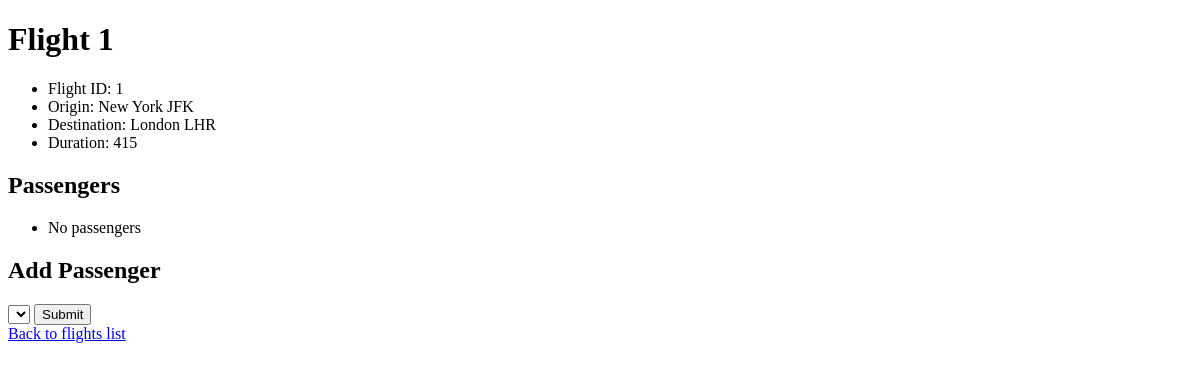
The page /flights/1 on the database as committed earlier.
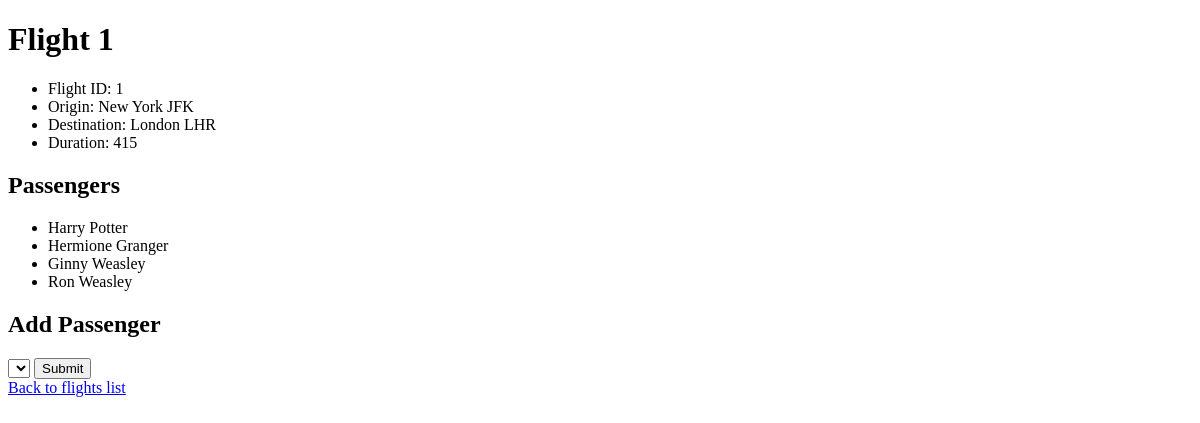
The same page on the database as committed later.
### flights/models.py (models this page shows)
class Passenger(models.Model):
    first = models.CharField(max_length=64)
    last = models.CharField(max_length=64)
    flights = models.ManyToManyField(Flight, blank=True, related_name="passenger")
    def __str__(self):
        return f"{self.first} {self.last}"

### flights/views.py (the view)
# urls.py: path("<int:flight_id>", views.flight, name="flight"),
def flight(request, flight_id):
    flight = Flight.objects.get(pk=flight_id)
    return render(request, "flights/flight.html",{
        "flight": flight,
        "passenger": flight.passenger.all(),
        "non_passenger": Passenger.objects.exclude(flights=flight).all()
    })

### flights/models.py (called while the page is built)
    def __str__(self):
        return f"{self.city} {self.code}"

### flights/templates/flights/flight.html (shortened to what this page needs)
{%extends "flights/layout.html"%}
{%block body%}
    <h1>Flight {{flight.id}}</h1>
    <ul>
        <li>Flight ID: {{ flight.id }}</li>
        <li>Origin: {{ flight.origin }}</li>
        <li>Destination: {{ flight.destination }}</li>
        <li>Duration: {{ flight.duration }}</li>
    </ul>
    <h2>Passengers</h2>
    <ul>
        {% for person in passenger %}
            <li>{{ person }}</li>
        {% empty %}
            <li>No passengers</li>
        {% endfor %}
    </ul>
    <h2>Add Passenger</h2>
    <form action="{% url 'book' flight.id %}" method="post">
        <select name="passenger">
        </select>
        <input type="submit">
    </form>
    <a href="{% url 'index' %}">Back to flights list</a>
{%endblock%}

Rows that differ between the two databases and show on the page:
added Passenger: first+last "Harry Potter"
added Passenger: first+last "Hermione Granger"
added Passenger: first+last "Ginny Weasley"
added Passenger: first+last "Ron Weasley"
Other text that changed with them:
text no longer shown: "No passengers"
